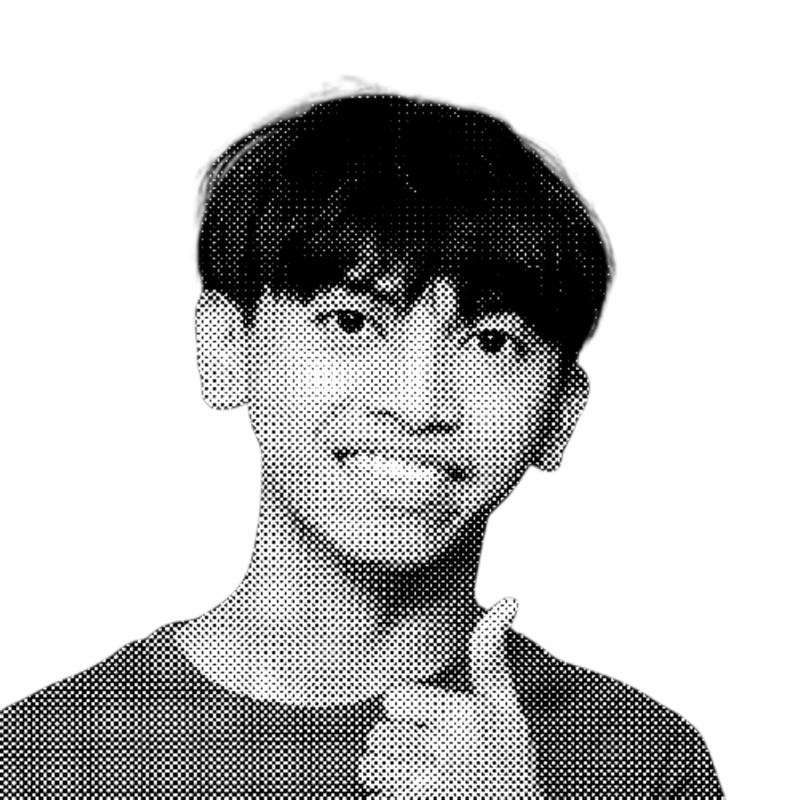
#> input picture images/profile.jpg, 800 x 800 px
$ python make_constellation.py ../images/profile.jpg ../images/portrait-cutout.png ../images/portrait-cutout.png
#> lines starting #> are read from the running program, lines starting #| are printed output that depends on the picture; after the words box and inside, x2 and y2 are one past the last pixel; in counts of white or black regions, pixels touching at a corner belong together
"""Turns a portrait into constellation data: star positions (0..1) with brightness, and the lines joining neighbours.
Usage: python3 tools/make_constellation.py <portrait.png> js/constellation.js [preview.png]"""
import sys, json, math
import numpy as np
from PIL import Image, ImageFilter

src, out = sys.argv[1], sys.argv[2]
prev = sys.argv[3] if len(sys.argv) > 3 else None
S = 320                                              # working size
im = Image.open(src).convert('RGBA').resize((S, S), Image.LANCZOS)
rgb = np.asarray(im.convert('RGB')).astype(float)
alpha = np.asarray(im)[:, :, 3].astype(float) / 255
#> alpha: shape (320, 320) float64; every value is 1
lum = rgb @ np.array([0.299, 0.587, 0.114]) / 255

# subject mask: not (almost) white background, softened
bg = (rgb.min(axis=2) > 232) | (alpha < 0.2)
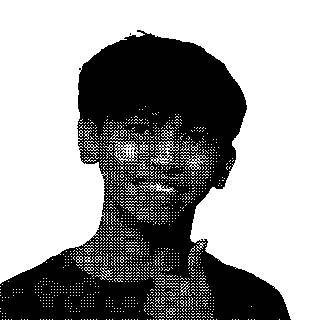
#> bg: shape (320, 320) bool; 61.1% white; 6 black regions (5 under 20 px), largest, box (x1, y1, x2, y2) and area: (0, 30, 291, 320) 39865
mask = (~bg).astype(float)
mask_img = Image.fromarray((mask * 255).astype('uint8')).filter(ImageFilter.MedianFilter(5)).filter(ImageFilter.GaussianBlur(1.2))
mask = np.asarray(mask_img).astype(float) / 255

blur = np.asarray(Image.fromarray((lum * 255).astype('uint8')).filter(ImageFilter.GaussianBlur(1.1))).astype(float) / 255
gy, gx = np.gradient(blur)
edge = np.hypot(gx, gy)
edge = edge / (np.percentile(edge[mask > 0.5], 99) + 1e-6)
edge = np.clip(edge, 0, 1)

# local darkness: hair, brows, eyes, mouth, shadows are darker than the face around them
local = np.asarray(Image.fromarray((lum * 255).astype('uint8')).filter(ImageFilter.GaussianBlur(7))).astype(float) / 255
dark = np.clip((local - blur) * 4.5, 0, 1)
# face area boost: eyes, brows, nose and mouth live in the middle of the picture
fy, fx = np.mgrid[0:S, 0:S]
face = np.exp(-(((fx - 0.52 * S) / (0.26 * S)) ** 2 + ((fy - 0.52 * S) / (0.26 * S)) ** 2))

# silhouette ring (outline of head, hair and shoulders)
er = np.asarray(Image.fromarray((mask * 255).astype('uint8')).filter(ImageFilter.MinFilter(5))).astype(float) / 255
ring = np.clip(mask - er, 0, 1)

feat = ((0.6 + 0.9 * face) * edge + (0.6 + 0.9 * face) * dark) * (er > 0.5)       # interior only: eyes, brows, nose, mouth, hair texture
feat = np.asarray(Image.fromarray((np.clip(feat, 0, 1) * 255).astype('uint8')).filter(ImageFilter.GaussianBlur(1.0))).astype(float) / 255
rng = np.random.default_rng(7)
yy, xx = np.mgrid[0:S, 0:S]

def pick(score_map, n, minr, floor, jitter=0.03):
    sm = score_map.copy()
    got = []
    for _ in range(n):
        i = np.argmax(sm + rng.random(sm.shape) * jitter)
        y, x = divmod(int(i), S)
        if sm[y, x] < floor:
            break
        got.append((x, y, float(min(1.0, score_map[y, x] * 1.4))))
        sm[(xx - x) ** 2 + (yy - y) ** 2 < minr * minr] = 0
    return got

# star tiers, big to tiny. Each tier is sampled with its own spacing, so the portrait has bright anchor stars,
# a mid layer that carries the features, and fine dust that shades hair, brows, eyes and shadows.
shade = np.clip((1 - lum) * 1.25, 0, 1) * (mask > 0.4)                    # dark areas (hair, brows, eyes, mouth, shadow)
dust_map = np.clip(0.55 * shade + 0.5 * edge + 0.25 * face * (mask > 0.4) + 0.4 * ring, 0, 1) * (mask > 0.3)

big    = pick(np.maximum(ring, feat * 1.2), 95, 12.0, 0.18)
#> the loop in pick, `for _ in range(n):` made 95 passes
#> (i, y, x) on passes 1 to 12: (68348, 213, 188), (38564, 120, 164), (57173, 178, 213), (53980, 168, 220), (48227, 150, 227), (38585, 120, 185), (43394, 135, 194), (44067, 137, 227), (40462, 126, 142), (58058, 181, 138), (60663, 189, 183), (37243, 116, 123)
#> after the loop in pick, `for _ in range(n):`: got = 95 items, first 6: (188, 213, 1), (164, 120, 1), (213, 178, 1), (220, 168, 1), (227, 150, 1), (185, 120, 1)
#> big has the same summary as got in pick
mid    = pick(feat + 0.6 * ring, 300, 6.8, 0.09)
#> call 2 of pick, with n = 300, minr = 6.8, floor = 0.09, jitter = 0.03
#> the loop in pick (call 2), `for _ in range(n):` made 300 passes
#> (i, y, x) on passes 1 to 3: (59095, 184, 215), (52632, 164, 152), (42154, 131, 234)
#> after the loop in pick (call 2), `for _ in range(n):`:
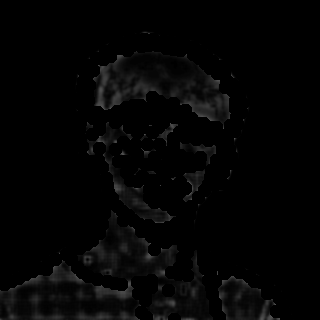
#> sm: shape (320, 320) float64; min 0, max 0.329, mean 0.0167
#> after the loop in pick (call 2), `for _ in range(n):`: got = 300 items, first 6: (215, 184, 1), (152, 164, 1), (234, 131, 1), (189, 215, 1), (191, 206, 1), (229, 149, 1)
#> mid has the same summary as got in pick
small  = pick(dust_map, 800, 3.7, 0.07)
#> call 3 of pick, with n = 800, minr = 3.7, floor = 0.07, jitter = 0.03
#> the loop in pick (call 3), `for _ in range(n):` made 800 passes
#> (i, y, x) on passes 1 to 3: (89859, 280, 259), (101408, 316, 288), (95321, 297, 281)
#> after the loop in pick (call 3), `for _ in range(n):`:
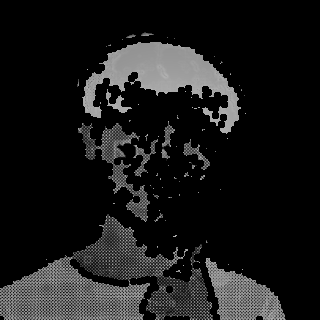
#> sm: shape (320, 320) float64; min 0, max 0.694, mean 0.1
#> after the loop in pick (call 3), `for _ in range(n):`: got = 800 items, first 6: (259, 280, 1), (288, 316, 1), (281, 297, 1), (56, 256, 1), (284, 305, 1), (175, 169, 1)
#> small has the same summary as got in pick
tiny = []   # sampled below, after the other tiers, so it fills the gaps (cheeks, forehead, nose, chin)

def occupied(group, r):
#> called with r = 5
    m = np.zeros((S, S), bool)
    for x, y, _ in group:
        m[(xx - x) ** 2 + (yy - y) ** 2 < r * r] = True
#> this loop made 95 passes
#> (x, y) on passes 1 to 12: (188, 213), (164, 120), (213, 178), (220, 168), (227, 150), (185, 120), (194, 135), (227, 137), (142, 126), (138, 181), (183, 189), (123, 116)
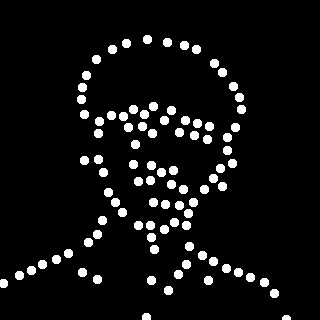
#> m: shape (320, 320) bool; 6.4% white; 95 white regions, largest, box (x1, y1, x2, y2) and area: (143, 35, 152, 44) 69, (122, 39, 131, 48) 69, (163, 38, 172, 47) 69
    return m

# keep each finer tier from piling onto the coarser ones
blocked = occupied(big, 5.0)
mid = [p for p in mid if not blocked[p[1], p[0]]]
#> mid = 192 items, first 6: (215, 184, 1), (166, 115, 1), (184, 125, 1), (222, 156, 1), (178, 170, 1), (182, 219, 1)
blocked |= occupied(mid, 3.0)
#> the loop in occupied (call 2), `for x, y, _ in group:` made 192 passes
#> (x, y) on passes 1 to 3: (215, 184), (166, 115), (184, 125)
#> after the loop in occupied (call 2), `for x, y, _ in group:`: m: shape (320, 320) bool; 4.7% white; 183 white regions (1 under 20 px), largest, box (x1, y1, x2, y2) and area: (125, 38, 140, 53) 75, (121, 213, 136, 223) 75, (103, 49, 113, 59) 50
#> blocked: shape (320, 320) bool; 10.7% white; 141 white regions (1 under 20 px), largest, box (x1, y1, x2, y2) and area: (161, 199, 193, 234) 409, (171, 116, 219, 141) 407, (77, 63, 96, 107) 390
small = [p for p in small if not blocked[p[1], p[0]]]
#> small = 420 items, first 6: (259, 280, 1), (198, 140, 1), (193, 45, 1), (190, 220, 1), (273, 288, 1), (91, 59, 1)
blocked |= occupied(small, 1.9)
#> after the loop in occupied (call 3), `for x, y, _ in group:`: m: shape (320, 320) bool; 3.7% white in thin lines or dots, all inside (x1, y1, x2, y2) = (0, 37, 285, 320)
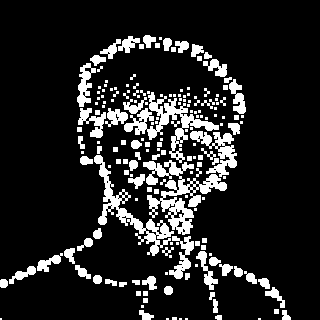
#> blocked: shape (320, 320) bool; 14% white; 184 white regions (93 under 20 px), largest, box (x1, y1, x2, y2) and area: (143, 160, 227, 235) 2137, (124, 92, 219, 163) 1663, (94, 155, 174, 256) 1520
blocked |= occupied(small, 3.2)
#> after the loop in occupied (call 4), `for x, y, _ in group:`: m: shape (320, 320) bool; 12.3% white; 72 white regions (1 under 20 px), largest, box (x1, y1, x2, y2) and area: (147, 129, 242, 260) 4345, (93, 78, 228, 148) 3438, (77, 112, 126, 135) 432
#> blocked: shape (320, 320) bool; 20.3% white; 45 white regions (1 under 20 px), largest, box (x1, y1, x2, y2) and area: (77, 36, 246, 282) 16153, (193, 251, 287, 308) 1144, (37, 248, 91, 279) 502
flat = ((er > 0.5) * (yy < 0.74 * S)).astype(float) * (0.5 + 0.25 * (1 - lum))
flat[blocked] = 0
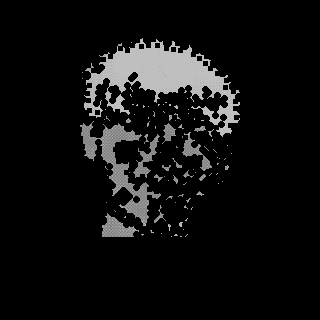
#> flat: shape (320, 320) float64; min 0, max 0.75, mean 0.0628
tiny = pick(flat, 420, 6.2, 0.05, jitter=0.4)
#> after the loop in pick (call 4), `for _ in range(n):`: sm: shape (320, 320) float64; 9.43% of pixels changed, all inside (x1, y1, x2, y2) = (80, 38, 240, 237)

pts = [(x, y, m, 3) for x, y, m in big] + [(x, y, m, 2) for x, y, m in mid] + [(x, y, m, 1) for x, y, m in small] + [(x, y, m, 0) for x, y, m in tiny]

# lines join the big and mid stars to their nearest neighbours; small and tiny stars are just scatter
P = np.array([(x, y) for x, y, _, _ in pts])
cls = np.array([c for _, _, _, c in pts])
edges = set()
linkable = [i for i in range(len(pts)) if cls[i] >= 2]
for a in linkable:
    d = np.hypot(*(P - P[a]).T)
    d[cls < 2] = 1e9
    order = np.argsort(d)[1:4]
    for k, b in enumerate(order):
        if d[b] <= 20 and (k < 2 or d[b] <= 12):
            edges.add((min(a, int(b)), max(a, int(b))))

data = {
    'stars': [[round(x / S, 4), round(y / S, 4), round(0.3 + 0.7 * min(1.0, m), 2), c] for x, y, m, c in pts],
    'lines': sorted([list(e) for e in edges]),
}
open(out, 'w').write('/* Generated by tools/make_constellation.py from the portrait: stars (x, y, brightness, size class 0-3) and the lines joining them. */\nwindow.CONSTELLATION = ' + json.dumps(data, separators=(',', ':')) + ';\n')
print(len(big), 'big', len(mid), 'mid', len(small), 'small', len(tiny), 'tiny', len(edges), 'lines')
#| 95 big 192 mid 420 small 319 tiny 431 lines

if prev:
    from PIL import ImageDraw
    P2 = 900
    pv = Image.new('RGB', (P2, P2), (10, 10, 16))
    dr = ImageDraw.Draw(pv)
    for a, b in edges:
        dr.line([P[a][0] / S * P2, P[a][1] / S * P2, P[b][0] / S * P2, P[b][1] / S * P2], fill=(110, 100, 55), width=1)
#> this loop made 431 passes
#> (a, b) on passes 1 to 3: (75, 161), (155, 181), (61, 235)
    rad = {3: 4.4, 2: 2.8, 1: 1.7, 0: 1.0}
    for x, y, m, c in pts:
        r = rad[c]
        cx, cy = x / S * P2, y / S * P2
        dr.ellipse([cx - r, cy - r, cx + r, cy + r], fill=(255, 238, 130))
#> this loop made 1026 passes
    pv.save(prev)
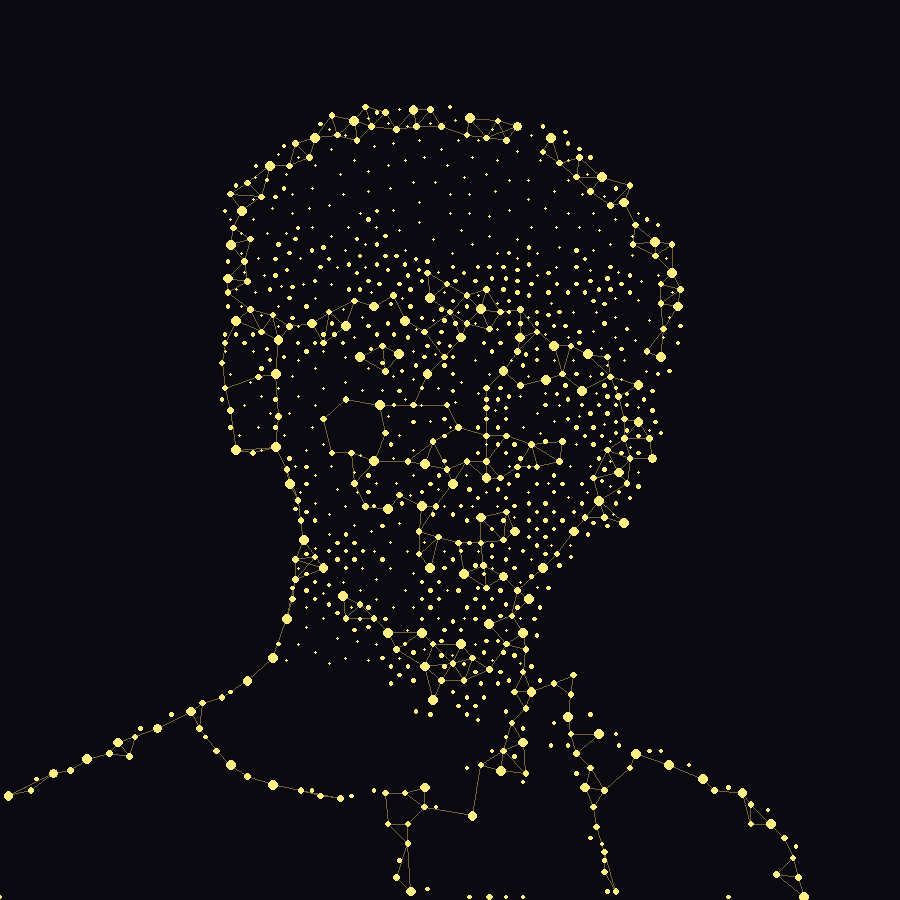
#> saved as portrait-cutout.png: PIL image 900x900 RGB; mean R, G, B 17.1, 16.6, 19.2
